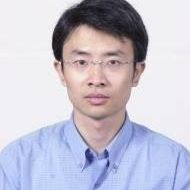
#> input picture 07-Statistics/code/06-learn/img/ccc.jpg, 190 x 190 px
$ python image2.py
#> lines starting #> are read from the running program, lines starting #| are printed output that depends on the picture
# 參考 https://matplotlib.org/3.1.1/tutorials/introductory/images.html#sphx-glr-tutorials-introductory-images-py
import matplotlib.pyplot as plt
import matplotlib.image as mpimg

img = mpimg.imread('ccc.jpg')
#> img is the input picture: shape (190, 190, 3); mean R, G, B 196.4, 193.7, 208.6
imgplot = plt.imshow(img)
plt.show()

lum_img = img[:, :, 0]
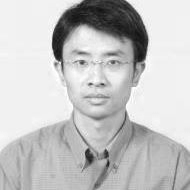
#> lum_img: shape (190, 190); min 17, max 255, mean 196.4
imgplot = plt.imshow(lum_img)
plt.show()

plt.imshow(lum_img, cmap="hot")
plt.show()

$ run again, with 07-Statistics/code/06-learn/img/markov2state.jpg copied over 07-Statistics/code/06-learn/img/ccc.jpg
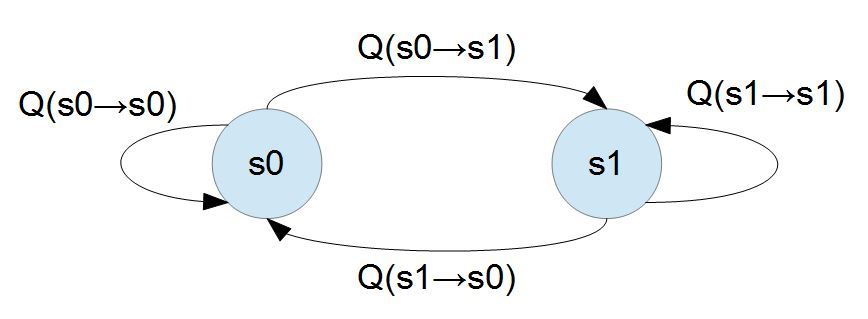
#> input picture 07-Statistics/code/06-learn/img/markov2state.jpg, 868 x 319 px
#> img is the input picture: shape (319, 868, 3); mean R, G, B 245, 246.6, 247.4
#> `lum_img = img[:, :, 0]`:
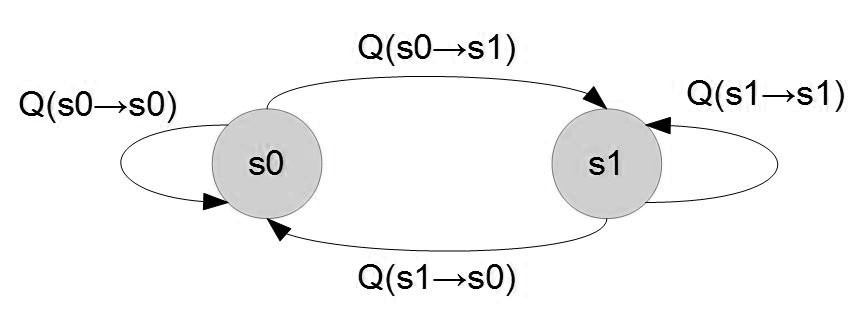
#> lum_img: shape (319, 868); min 0, max 255, mean 245

$ run again, with 07-Statistics/code/06-learn/img/markov2state_balance.jpg copied over 07-Statistics/code/06-learn/img/ccc.jpg
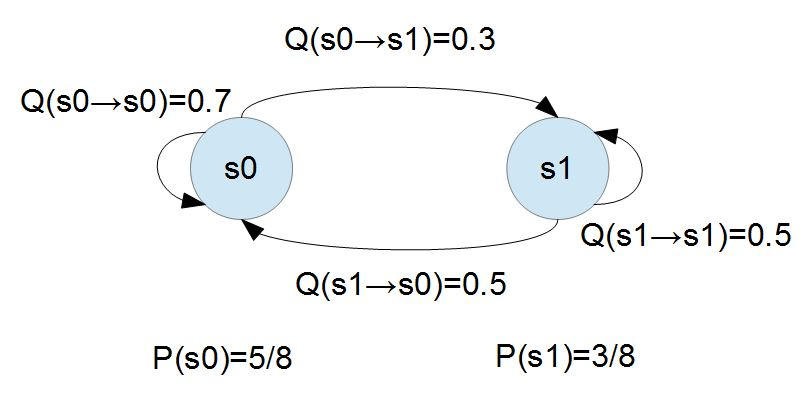
#> input picture 07-Statistics/code/06-learn/img/markov2state_balance.jpg, 809 x 396 px
#> img is the input picture: shape (396, 809, 3); mean R, G, B 244.7, 245.9, 246.5
#> `lum_img = img[:, :, 0]`:
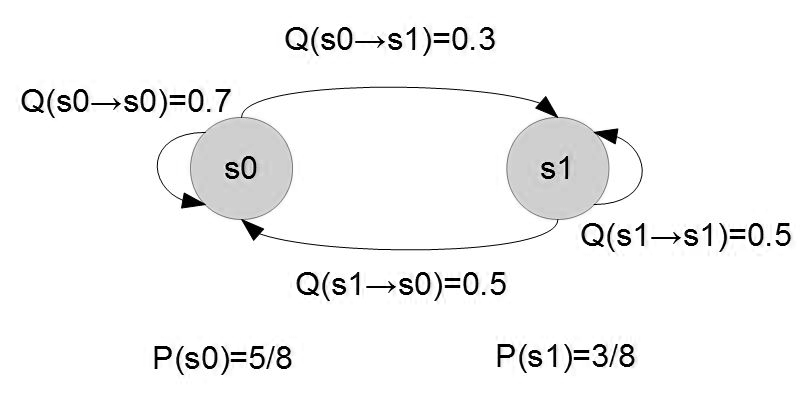
#> lum_img: shape (396, 809); min 0, max 255, mean 244.7
